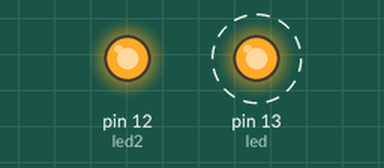
The sketch below on a simulated Arduino Uno, built with avr-gcc and run on an emulated ATmega328P. Shown: output pins drawn as LEDs (lit = HIGH). Dashed ring = blinking.

Above: at 1.05 s.
At 10.1 s:
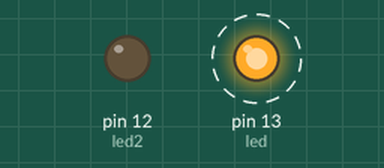
At 24.1 s:
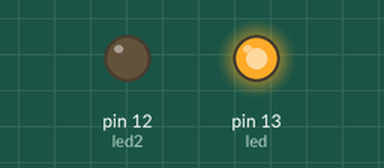
At 37.1 s:
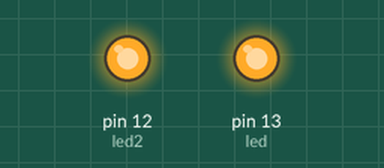
Timing chart, 0 to 40.0 s (numbered marks = the images above):
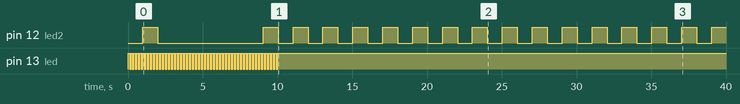

Measured:
- by itself, pin 12 (led2): goes HIGH 1.0 s, LOW 7.0 s, 15 × (HIGH 1.0 s, LOW 1.0 s), then HIGH
- by itself, pin 13 (led): alternates HIGH for 0.10 s and LOW for 0.10 s, 100 changes in all, then stays HIGH

The sketch:

testTimers.ino
```cpp
#include "Timer.h"

Timer Time;
int led=13;
int led2=12;

int event;
void setup() {
  // put your setup code here, to run once:
Serial.begin(9600);
pinMode(led,OUTPUT);
pinMode(led2,OUTPUT);
event=Time.oscillate(led,100,HIGH);
Time.every(1000,Blink);
Time.after(10000,stopped);
}

void loop() {
  // put your main code here, to run repeatedly:
Time.update();
}
void Blink(){
  Time.oscillate(led2,1000,HIGH);

  }
void stopped(){
  Time.stop(event);
  digitalWrite(led2,LOW);

  }
```
